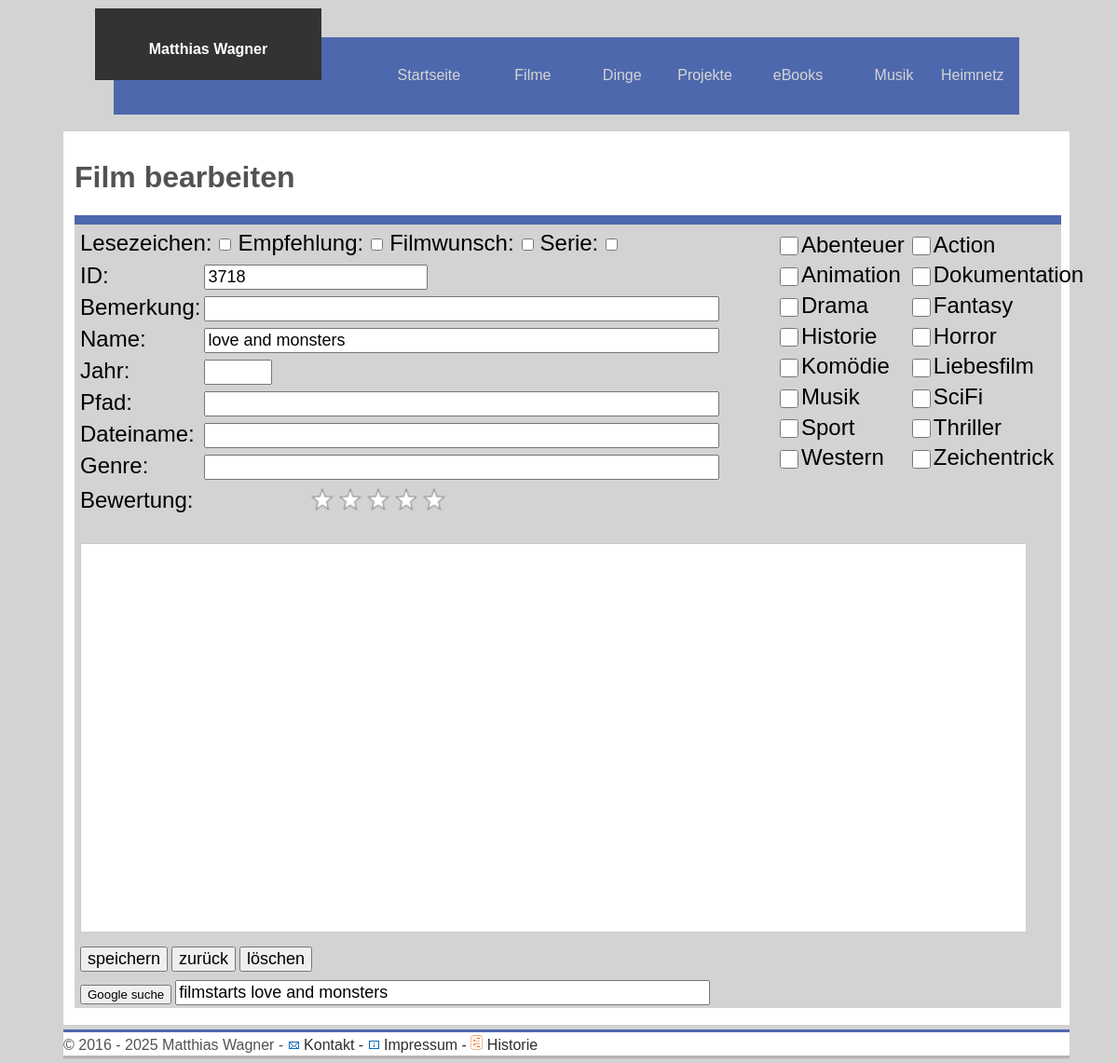
The app's page /filme/film_formular.php?ID=3718 with its own data.
### tables this page shows
CREATE TABLE `filme` (
  `id` int(8) NOT NULL AUTO_INCREMENT,
  `dateiname` varchar(255) NOT NULL,
  `pfad` varchar(255) NOT NULL,
  `typ` varchar(8) DEFAULT NULL,
  `name` varchar(255) NOT NULL,
  `lesezeichen` varchar(1) NOT NULL,
  `filmwunsch` varchar(1) NOT NULL,
  `jahr` varchar(4) NOT NULL,
  `genre` varchar(255) NOT NULL,
  `bemerkung` text NOT NULL,
  `beschreibung` text NOT NULL,
  `empfehlung` varchar(1) NOT NULL,
  `bewertung` varchar(10) NOT NULL,
  `serie` varchar(1) NOT NULL,
  PRIMARY KEY (`id`)
);

### filme/film_formular.php (the view, shortened to what this page needs)
<?php
	include "verbinden.php";
?>
<!doctype html>
<html lang=de>
<head>
  <link rel='stylesheet' href='../formate.css' type='text/css'>
</head>
<body>
<header>
  <?php
  include "header.php";
  ?>
</header>
<main>
<?php
	if (isset ($_REQUEST['ID'])):
	$qu = "SELECT * from filme where ID='".($_REQUEST['ID'])."'";
	$erg = $mysqli->query($qu);
	$zeile = $erg->fetch_object();
	?>
	<h1>Film bearbeiten</h1>
	<?php else: ?>
	 <h1>Neuen Film anlegen</h1>
	<?php endif;
	 ?>
<div class = "formular" >
<form method="GET">
<table>
<tr>
<td>Lesezeichen:</td><td><input type="checkbox" name="lesezeichen" value="1" <?php if($zeile->lesezeichen=="1") echo "checked"; ?>></td>
<td>Empfehlung:</td><td><input type="checkbox" name="empfehlung" value="1" <?php if($zeile->empfehlung=="1") echo "checked"; ?>></td>
<td>Filmwunsch:</td><td><input type="checkbox" name="filmwunsch" value="1" <?php if($zeile->filmwunsch=="1") echo "checked"; ?>></td>
<td>Serie:</td><td><input type="checkbox" name="serie" value="1" <?php if($zeile->serie=="1") echo "checked"; ?>></td>
</tr>
</table>
<table>
<tr><td>ID:</td><td><input type="text" name="ID" value="<?php echo $zeile->id ?>" readonly></td></tr>
<tr><td>Bemerkung:</td><td><input type="Text" name="bemerkung" value="<?php echo $zeile->bemerkung ?>" size="50" maxlength="100" ></td></tr>
<tr><td>Name:</td><td><input type="Text" name="name" value="<?php echo $zeile->name ?>" size="50" maxlength="100"></td></tr>
<tr><td>Jahr:</td><td><input type="Text" name="jahr" value="<?php echo $zeile->jahr ?>" size="4" maxlength="100"></td></tr>
<tr><td>Pfad:</td><td><input type="Text" name="pfad" value="<?php echo $zeile->pfad ?>" size="50" maxlength="100" ></td></tr>
<tr><td>Dateiname:</td><td><input type="Text" name="dateiname" value="<?php echo $zeile->dateiname ?>" size="50" maxlength="100" ></td></tr>
<tr>
 <td>Genre:</td><td><input type="Text" name="genre" value="<?php echo $zeile->genre ?>" size="50" maxlength="100"></td>
</tr>
</table>
<table>
<tr><td>Bewertung:
	<span class="rating">
	  <label for="rating5">5</label>
	  <label for="rating4">4</label>
	  <label for="rating3">3</label>
	  <label for="rating2">2</label>
	  <label for="rating1">1</label>
	</span>
<br><br>
<tr align=top>
<td><textarea name="beschreibung" cols="110" rows="15"><?php echo trim($zeile->beschreibung) ?></textarea></td>
</tr>
</table>
<table>
<tr>
 <td><input type="Submit" name="" formaction="film_speichern.php" value="speichern"></td>
 <td><input type="Submit" name="" formaction="filme.php" value="zurück"></td>
 <td><input type="Submit" name="" formaction="film_loeschen.php" value="löschen"></td>
</tr>
</table>
<div class="genre">
	<table>
	<tr>
	<td><input type="checkbox" name="Abenteuer" value="Abenteuer " <?php if (stripos($zeile->genre, "abenteuer")!==false){ echo " checked"; } ?>>Abenteuer</td>
	<td><input type="checkbox" name="Action" value="Action " <?php if (stripos($zeile->genre, "action")!==false){ echo " checked"; } ?>>Action</td>
	</tr>
	<tr>
	<td><input type="checkbox" name="Animation" value="Animation "<?php if (stripos($zeile->genre, "animation")!==false){ echo " checked"; } ?>>Animation</td>
	<td><input type="checkbox" name="Dokumentation" value="Dokumentation " <?php if (stripos($zeile->genre, "dokumentation")!==false){ echo " checked"; } ?>>Dokumentation</td>
	</tr>
	<tr>
	<td><input type="checkbox" name="Drama" value="Drama " <?php if (stripos($zeile->genre, "drama")!==false){ echo " checked"; } ?>>Drama</td>
	<td><input type="checkbox" name="Fantasy" value="Fantasy " <?php if (stripos($zeile->genre, "fantasy")!==false){ echo " checked"; } ?>>Fantasy</td>
	</tr>
	<tr>
	<td><input type="checkbox" name="Historie" value="Historie " <?php if (stripos($zeile->genre, "historie")!==false){ echo " checked"; } ?>>Historie</td>
	<td><input type="checkbox" name="Horror" value="Horror " <?php if (stripos($zeile->genre, "horror")!==false){ echo " checked"; } ?>>Horror</td>
	</tr>
	<tr>
	<td><input type="checkbox" name="Komödie" value="Komödie " <?php if (stripos($zeile->genre, "komödie")!==false){ echo " checked"; } ?>>Komödie</td>
	<td><input type="checkbox" name="Liebesfilm" value="Liebesfilm " <?php if (stripos($zeile->genre, "liebesfilm")!==false){ echo " checked"; } ?>>Liebesfilm</td>
	</tr>
	<tr>
	<td><input type="checkbox" name="Musik" value="Musik " <?php if (stripos($zeile->genre, "musik")!==false){ echo " checked"; } ?>>Musik</td>
	<td><input type="checkbox" name="SciFi" value="SciFi " <?php if (stripos($zeile->genre, "scifi")!==false){ echo " checked"; } ?>>SciFi</td>
	</tr>
	<td><input type="checkbox" name="Sport" value="Sport " <?php if (stripos($zeile->genre, "sport")!==false){ echo " checked"; } ?>>Sport</td>
	<td><input type="checkbox" name="Thriller" value="Thriller " <?php if (stripos($zeile->genre, "thriller")!==false){ echo " checked"; } ?>>Thriller</td>
	<tr>
	<td><input type="checkbox" name="Western" value="Western " <?php if (stripos($zeile->genre, "western")!==false){ echo " checked"; } ?>>Western</td>
	<td><input type="checkbox" name="Zeichentrick" value="Zeichentrick" <?php if (stripos($zeile->genre, "zeichentrick")!==false){ echo " checked"; } ?>>Zeichentrick</td>
	</tr>
	</table>
</div>
</form>
<table>
<form target="_blank" action="https://google.de/search">
	<td><button>Google suche</button></td>
	<td><input size="52" name="q" value="<?php echo "filmstarts " . $zeile->name ?>"></td>
</form>
</table>
</div>
<br>
</main>
</body>
</html>
<?php
include "footer.php";
?>

### formate.css (style rules this page uses)
body { width: 100%; font-size: 1.0em; color: #535353; background-color: lightgrey; font-family: Arial, Helvetica, sans-serif; text-decoration: none; }
.formular { font-size: 150%; position: relative; width: 100%; color: black; background-color: lightgrey; border: 0px solid black; border-top-width: 10px; border-top-style: solid; border-top-color: #4E68AD; padding-left: 3px; padding-top: 3px; }
.genre { font-size: 24px; position: absolute; left: 750px; top: 5px; width: 340px; height: 300px; background-color: light-grey; }
.genre input { width: 20px; height: 20px; vertical-align:middle; }
.formular input { font-size: 18px; }
textarea { caret-color: red; width: 95%; height: 25em; border: 1px solid #cccccc; padding: 0.5em; font-size: 16px; resize: none; }
.rating { overflow: hidden; vertical-align: bottom; display: inline-block; width: auto; height: 30px; }
.rating>label { position: relative; display: block; float: right; background: url('img/24px-Empty_Star.svg.png'); background-size: 30px 30px; }
.rating>label:before { display: block; opacity: 0; content: ''; width: 30px; height: 30px; background: url('img/24px-Full_Star_Blue.svg.png'); background-size: 30px 30px; transition: opacity 0.2s linear; }
header { width: 90%; margin: auto; margin-top: 40px; }
main { width: 88%; margin: auto; margin-top: 55px; background: white; padding-top: 10px; padding-left: 1%; padding-right: 1%; }
main span { font-size: 1.0em; width: 100%; }

### records on screen
filme: ID "3718", name "love and monsters", q "filmstarts love and monsters"
